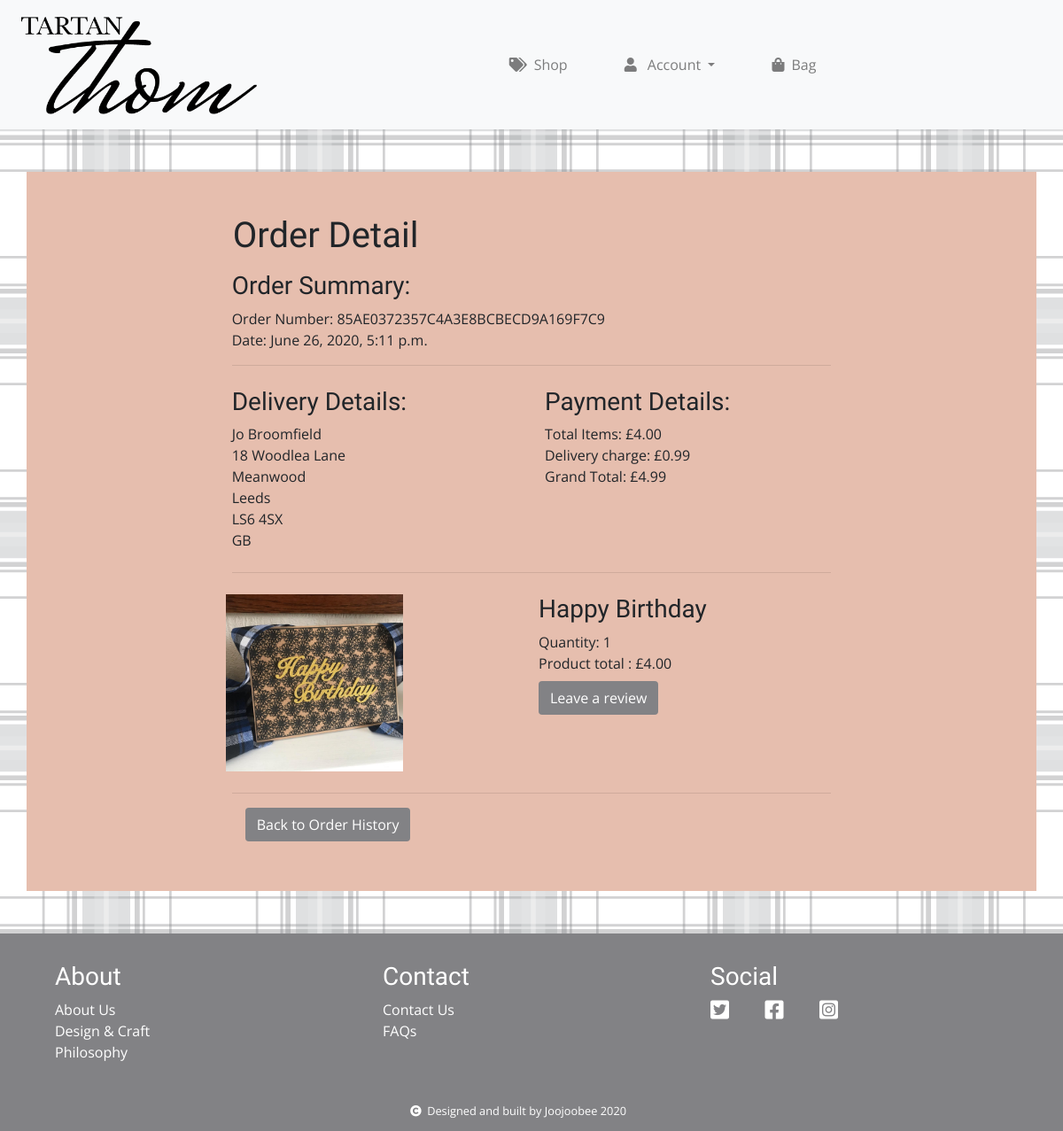
/checkout/order_detail/85AE0372357C4A3E8BCBECD9A169F7C9 (signed in), run on the app's committed database.
### checkout/models.py (models this page shows, shortened)
class Order(models.Model):
    order_user = models.ForeignKey(User, null=True, on_delete=models.CASCADE, default='')
    order_number = models.CharField(max_length=32)
    fullname = models.CharField(max_length=50)
    phone_number = models.CharField(max_length=20)
    date = models.DateTimeField(auto_now_add=True)
    address_line1 = models.CharField(max_length=50)
    address_line2 = models.CharField(max_length=50)
    town_city = models.CharField(max_length=30)
    postcode = models.CharField(max_length=10)
    country = CountryField(blank_label='Country', max_length=30)
    order_total = models.DecimalField(default=0, decimal_places=2, max_digits=6)
    delivery_total = models.DecimalField(default=0, decimal_places=2, max_digits=6)
    grand_total = models.DecimalField(default=0, decimal_places=2, max_digits=6)
    is_complete = models.BooleanField(default=False)

class OrderItem(models.Model):
    order = models.ForeignKey(Order, null=False, on_delete=models.CASCADE, related_name='lineitems')
    product = models.ForeignKey(Products, null=False, on_delete=models.CASCADE)
    quantity = models.IntegerField(blank=False)
    item_total = models.DecimalField(max_digits=8, decimal_places=2, null=False,blank=False, editable=False)

### products/models.py (models this page shows, shortened)
class Products(models.Model):
    class Meta:
        verbose_name_plural = 'Products'
    PRODUCT_TYPE = [
        ('cards', 'Cards'),
        ('cake-toppers', 'Cake-Toppers'),
        ('gifts', 'Gifts')
    ]
    category = [
        ('Birthday', 'Birthday'),
        ('Wedding', 'Wedding'),
        ('Anniversary', 'Anniversary'),
        ('New Home', 'New Home'),
        ('Baby', 'Baby'),
        ('Leaving', 'Leaving'),
    ]
    labels = [
        ('New', 'New'),
        ('Sale', 'Sale')
    ]
    sizes = [
        ('A4', 'A4'),
        ('A5', 'A5'),
        ('200mm x 200mm', '200mm x 200mm'),
        ('122mm x 172mm', '122mm x 172mm'),
        ('172mm x 122mm', '172mm x 122mm'),
        ('250mm x 250mm', '250mm x 250mm'),
        ('210mm x 297mm', '210mm x 297mm'),
        ('152mm x variable', '152mm x variable'),
    ]
    name = models.CharField(max_length=100)
    product_type = models.CharField(max_length=100, choices=PRODUCT_TYPE)
    image = models.ImageField(upload_to='img',
                              default='static/img/TartanThomDefault.jpg')
    description = models.TextField()
    category = models.CharField(max_length=100, choices=category)
    price = models.DecimalField(decimal_places=2, max_digits=5)
    sale_price = models.DecimalField(null=True, decimal_places=2, max_digits=5)
    size = models.CharField(max_length=100, choices=sizes)
    label = models.CharField(blank=True, max_length=100, choices=labels)
    tags = models.CharField(blank=True, max_length=100)
    is_bespoke = models.BooleanField(default=False)
    is_active = models.BooleanField(default=False)

### checkout/views.py (the view)
# urls.py: path('order_detail/<order_number>', order_detail, name='order_detail'),
@login_required
def order_detail(request, order_number):
    order = get_object_or_404(Order, order_number=order_number)
    context = {
        'order': order,
    }
    return render(request, 'checkout/order_detail.html', context)

### basket/contexts.py (called while the page is built, shortened)
def basket_contents(request):
    basket = request.session.get('basket', {})
    basket_items = []
    order_total = 0
    product_count = 0
    if order_total < settings.MIN_DELIVERY_THRESHOLD:
        delivery_total = round(Decimal(settings.MIN_DELIVERY_CHARGE), 2)
    else:
        delivery_total = round(Decimal(settings.UPPER_DELIVERY_CHARGE), 2)
    grand_total = delivery_total + order_total
    context = {
        'basket_items': basket_items,
        'order_total': order_total,
        'delivery_total': delivery_total,
        'grand_total': grand_total,
        'product_count': product_count,
    }
    return context

### checkout/templates/checkout/order_detail.html (shortened to what this page needs)
{% extends 'base.html' %}
{% load static %}
{% block content %}
<div class="container tartan-thom-container p-3 my-5">
    <div class="row justify-content-center m-2 p-3">
        <div class="col-md-12 col-lg-8">
            <div class="row justify-content-center">
                <div class="col-md-12 px-3 mx-auto my-2">
                    <h1>Order Detail</h1>
                </div>
            </div>
            <div class="row">
                <div class="col">
                    <h3>Order Summary:</h3>
                    <p class="text-break">Order Number: {{ order.order_number }}</p>
                    <p>Date: {{ order.date }}</p>
                </div>
            </div>
            <hr>
            <div class="row">
                <div class="col-md-6 py-2">
                    <h3>Delivery Details:</h3>
                    <p>{{ order.fullname }}</p>
                    <p>{{ order.address_line1 }}</p>
                    <p>{{ order.address_line2 }}</p>
                    <p>{{ order.town_city }}</p>
                    <p>{{ order.postcode }}</p>
                    <p>{{ order.country }}</p>
                </div>
                <div class="col-md-6 py-2">
                    <h3>Payment Details:</h3>
                    <p>Total Items: £{{ order.order_total }}</p>
                    <p>Delivery charge: £{{ order.delivery_total }}</p>
                    <p>Grand Total: £{{ order.grand_total }}</p>
                </div>
            </div>
            <hr>
        {% if order %}
            {% for item in order.lineitems.all %}
            <div class="row">
                <div class="col-xs-12 col-sm-6 p-2">
                    <a href="{% url 'products:view_product' item.product.id %}"><img src="{{ item.product.image.url }}" alt="product-image" height="200" width="200"></a>
                </div>
                <div class="col-xs-12 col-sm-6 p-2">
                    <h3>{{ item.product.name }}</h3>
                    <p>Quantity: {{ item.quantity }}</p>
                    <p>Product total : £{{ item.item_total }}</p>
                    <a href="{% url 'products:review_product' item.product.id %}" class="btn tartan-thom-btn my-2">Leave a review</a>
                </div>
            </div>
            <hr>
            {% endfor %}
        {% endif %}
        <div>
            <div class="col-md-12 col-lg-8 my-3">
                <a href="{% url 'checkout:checkout_history' %}" class="btn checkout-btn btn-md">Back to Order History</a>
            </div>
        </div>
        </div>
    </div>
</div>
{% endblock %}

### static/css/style.css (style rules this page uses)
body { background-image: url("/static/img/tartanthom.png"); height: 100%; }
h1, h2, h3, h4 { font-family: "Great Vibes", cursive; }
p, span, li, a, .btn { font-family: "Open Sans", sans-serif; }
p { margin: 0; }
a, a:hover { color: inherit; }
a { text-decoration: none; }
.checkout-btn, .tartan-thom-btn { background-color: #828285; color: #ffffff; }
.tartan-thom-container { background-color: #e6beae; }

### data on the page
Order: order_number "85AE0372357C4A3E8BCBECD9A169F7C9", date "June 26, 2020, 5:11 p.m.", fullname "Jo Broomfield", address_line1 "18 Woodlea Lane", address_line2 "Meanwood", town_city "Leeds", postcode "LS6 4SX", country "GB", order_total "4.00", delivery_total "0.99", grand_total "4.99"
OrderItem: product.image (picture), product.name "Happy Birthday", quantity "1", item_total "4.00"
